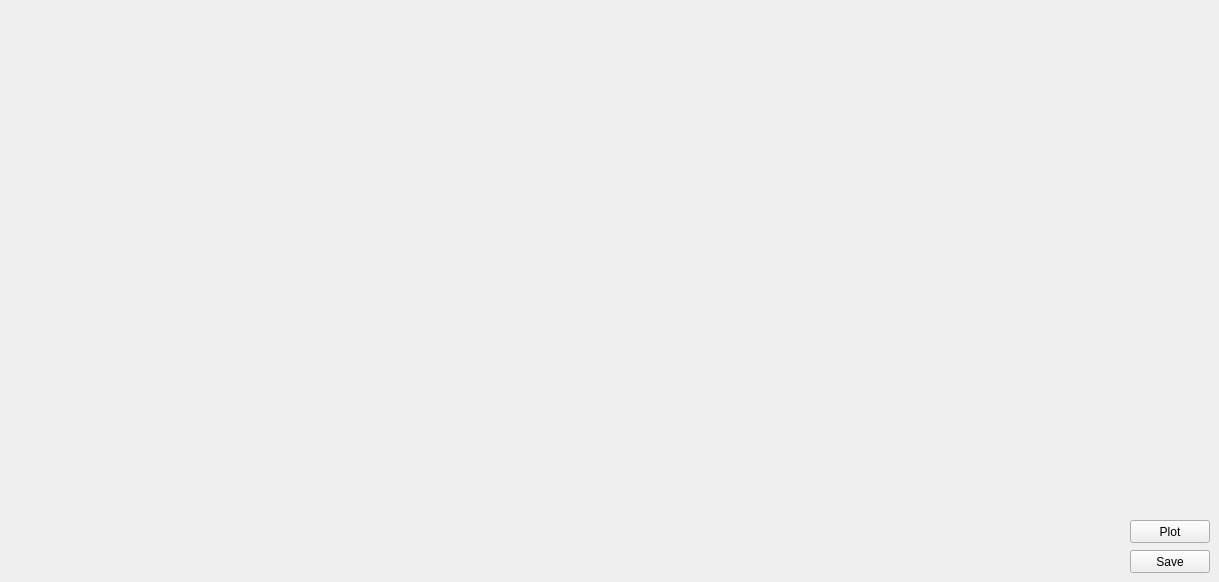
          <widget class="QWidget" name="tab_plan_learn_graphs">
           <attribute name="title">
            <string>Graphs</string>
           </attribute>
           <widget class="QCustomPlot" name="plot_loss_learn_plan" native="true">
            <property name="geometry">
             <rect>
              <x>10</x>
              <y>20</y>
              <width>441</width>
              <height>261</height>
             </rect>
            </property>
           </widget>
           <widget class="QCustomPlot" name="plot_cost_learn_plan" native="true">
            <property name="geometry">
             <rect>
              <x>470</x>
              <y>20</y>
              <width>441</width>
              <height>261</height>
             </rect>
            </property>
           </widget>
           <widget class="QCustomPlot" name="plot_dataset_size_learn_plan" native="true">
            <property name="geometry">
             <rect>
              <x>10</x>
              <y>300</y>
              <width>441</width>
              <height>261</height>
             </rect>
            </property>
           </widget>
           <widget class="QPushButton" name="pushButton_plot_learn_plan">
            <property name="geometry">
             <rect>
              <x>1130</x>
              <y>520</y>
              <width>80</width>
              <height>23</height>
             </rect>
            </property>
            <property name="text">
             <string>Plot</string>
            </property>
           </widget>
           <widget class="QPushButton" name="pushButton_save_plot_learn_plan">
            <property name="geometry">
             <rect>
              <x>1130</x>
              <y>550</y>
              <width>80</width>
              <height>23</height>
             </rect>
            </property>
            <property name="text">
             <string>Save</string>
            </property>
           </widget>
           <widget class="QCustomPlot" name="plot_cpu_time_learn_plan" native="true">
            <property name="geometry">
             <rect>
              <x>470</x>
              <y>300</y>
              <width>441</width>
              <height>261</height>
             </rect>
            </property>
           </widget>
          </widget>
